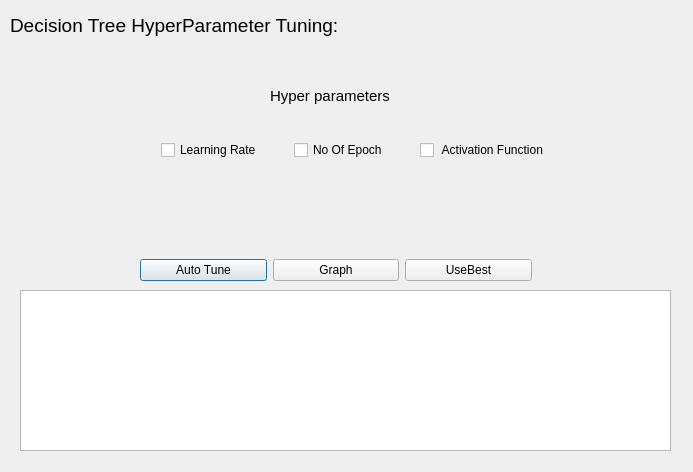
<?xml version="1.0" encoding="UTF-8"?>
<ui version="4.0">
 <class>Dialog</class>
 <widget class="QDialog" name="Dialog">
  <property name="geometry">
   <rect>
    <x>0</x>
    <y>0</y>
    <width>693</width>
    <height>472</height>
   </rect>
  </property>
  <property name="windowTitle">
   <string>Dialog</string>
  </property>
  <widget class="QLabel" name="label">
   <property name="geometry">
    <rect>
     <x>10</x>
     <y>10</y>
     <width>401</width>
     <height>31</height>
    </rect>
   </property>
   <property name="font">
    <font>
     <pointsize>14</pointsize>
    </font>
   </property>
   <property name="text">
    <string>Decision Tree HyperParameter Tuning:</string>
   </property>
  </widget>
  <widget class="QLabel" name="label_2">
   <property name="geometry">
    <rect>
     <x>270</x>
     <y>80</y>
     <width>151</width>
     <height>31</height>
    </rect>
   </property>
   <property name="font">
    <font>
     <pointsize>11</pointsize>
    </font>
   </property>
   <property name="text">
    <string>Hyper parameters</string>
   </property>
  </widget>
  <widget class="QTextBrowser" name="output">
   <property name="geometry">
    <rect>
     <x>20</x>
     <y>290</y>
     <width>651</width>
     <height>161</height>
    </rect>
   </property>
  </widget>
  <widget class="QWidget" name="horizontalLayoutWidget">
   <property name="geometry">
    <rect>
     <x>140</x>
     <y>230</y>
     <width>392</width>
     <height>80</height>
    </rect>
   </property>
   <layout class="QHBoxLayout" name="horizontalLayout">
    <item>
     <widget class="QPushButton" name="auto_btn">
      <property name="text">
       <string>Auto Tune</string>
      </property>
     </widget>
    </item>
    <item>
     <widget class="QPushButton" name="graph_btn">
      <property name="text">
       <string>Graph</string>
      </property>
     </widget>
    </item>
    <item>
     <widget class="QPushButton" name="usebestBtn">
      <property name="text">
       <string>UseBest</string>
      </property>
     </widget>
    </item>
   </layout>
  </widget>
  <widget class="QWidget" name="horizontalLayoutWidget_2">
   <property name="geometry">
    <rect>
     <x>130</x>
     <y>110</y>
     <width>453</width>
     <height>80</height>
    </rect>
   </property>
   <layout class="QHBoxLayout" name="horizontalLayout_2">
    <property name="spacing">
     <number>1</number>
    </property>
    <item>
     <widget class="QCheckBox" name="checkBox_2">
      <property name="sizePolicy">
       <sizepolicy hsizetype="Maximum" vsizetype="Fixed">
        <horstretch>0</horstretch>
        <verstretch>0</verstretch>
       </sizepolicy>
      </property>
      <property name="text">
       <string>Learning Rate</string>
      </property>
     </widget>
    </item>
    <item>
     <widget class="QCheckBox" name="checkBox">
      <property name="sizePolicy">
       <sizepolicy hsizetype="Maximum" vsizetype="Fixed">
        <horstretch>0</horstretch>
        <verstretch>0</verstretch>
       </sizepolicy>
      </property>
      <property name="minimumSize">
       <size>
        <width>38</width>
        <height>0</height>
       </size>
      </property>
      <property name="text">
       <string>No Of Epoch</string>
      </property>
     </widget>
    </item>
    <item>
     <widget class="QCheckBox" name="activ_check">
      <property name="sizePolicy">
       <sizepolicy hsizetype="Maximum" vsizetype="Fixed">
        <horstretch>0</horstretch>
        <verstretch>0</verstretch>
       </sizepolicy>
      </property>
      <property name="text">
       <string> Activation Function</string>
      </property>
     </widget>
    </item>
   </layout>
  </widget>
 </widget>
 <resources/>
 <connections/>
</ui>
